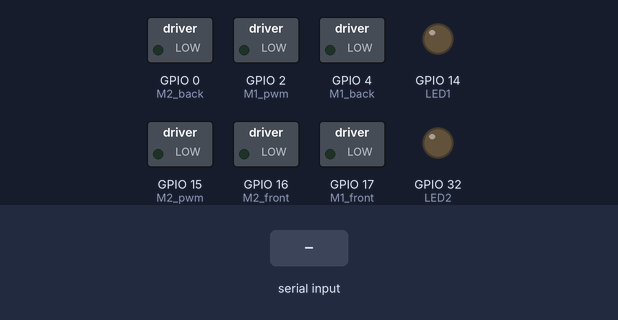
Simulated run of this sketch. Board: ESP32. On the bench: switched loads named in the sketch (green lamp = pin HIGH), output pins drawn as LEDs (lit = HIGH). Inputs (shaded band) come from the test bench. Nothing arrives over Bluetooth unless stated; what the sketch prints to the serial monitor is not drawn.

Above: at 1.2 s.
1.3 s: "I" received over the second serial link
At 2.0 s:
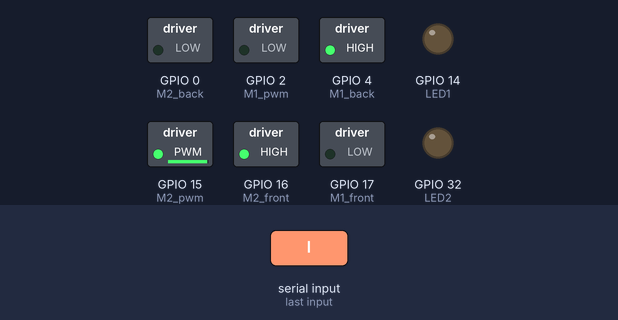
2.8 s: "H" received over the second serial link
At 3.1 s:
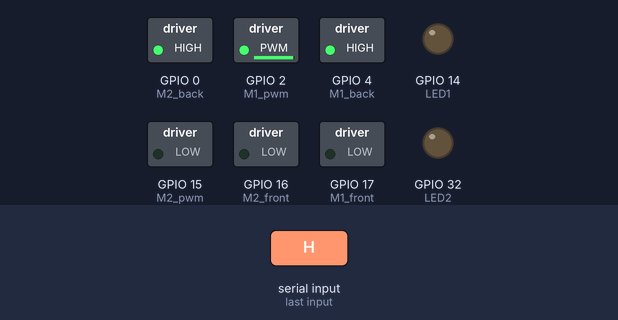
4.3 s: "J" received over the second serial link
At 5.5 s:
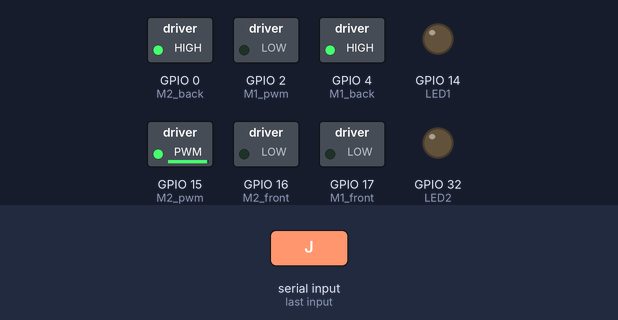
5.8 s: "S" received over the second serial link
At 6.7 s:
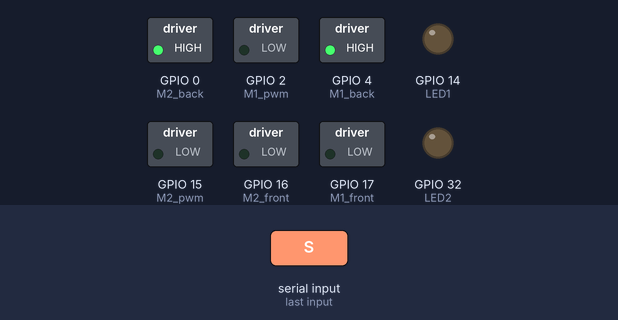
7.3 s: "W" received over the second serial link
At 7.8 s:
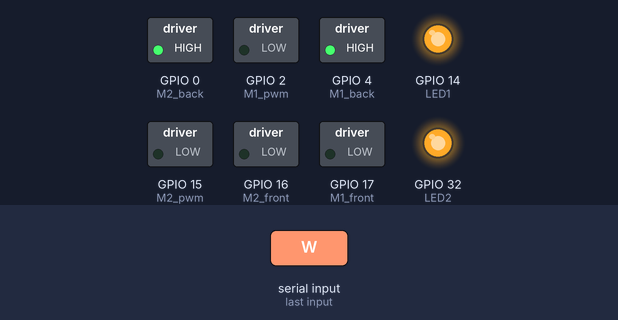
8.8 s: "F90\n" received over the second serial link
At 10.1 s:
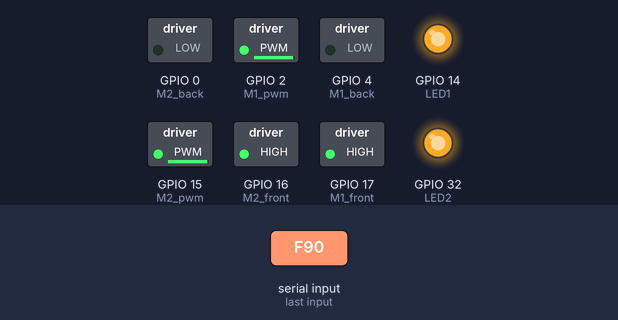
Timing chart, 0 to 11.3 s (numbered marks = the images above; inputs shaded):
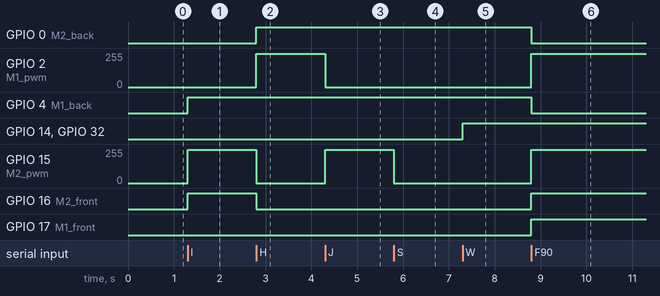

The sketch:

BL_Car_Full_Code.ino
```cpp
#include "BluetoothSerial.h"
BluetoothSerial SerialBT;
int LED1 = 14, LED2 = 32, speed = 10;
int M1_front = 17, M1_back = 4, M1_pwm = 2;
int M2_front = 16, M2_back = 0, M2_pwm = 15;

void setup() {
  Serial.begin(9600);
  SerialBT.begin("Bluetooth RC Car");
  Serial.print("BT Started!");
  ledcSetup(0, 1000, 8);
  ledcAttachPin(M1_pwm, 0);
  ledcSetup(1, 1000, 8);
  ledcAttachPin(M2_pwm, 1);
  pinMode(LED1, OUTPUT);
  pinMode(LED2, OUTPUT);
  pinMode(M1_front, OUTPUT);
  pinMode(M1_back, OUTPUT);
  pinMode(M2_front, OUTPUT);
  pinMode(M2_back, OUTPUT);
}

void loop() {
  if (SerialBT.available()) {
    char x = SerialBT.read();
    if (x == 'F') motor(25 * speed, 25 * speed);
    else if (x == 'B') motor(-25 * speed, -25 * speed);
    else if (x == 'L') motor(-25 * speed, 25 * speed);
    else if (x == 'R') motor(25 * speed, -25 * speed);
    else if (x == 'G') motor(0, 25 * speed);
    else if (x == 'I') motor(25 * speed, 0);
    else if (x == 'H') motor(0, -25 * speed);
    else if (x == 'J') motor(-25 * speed, 0);
    else if (x == 'S') motor(0, 0);
    else if (x == 'W') {
      digitalWrite(LED1, 1);
      digitalWrite(LED2, 1);
    } else if (x == 'w') {
      digitalWrite(LED1, 0);
      digitalWrite(LED2, 0);
    } else if (x >= '0' && x <= '9') speed = x - '0';
    else if (x == 'q') speed = 10;
  }
}

void motor(int a, int b) {
  if (a > 0) {
    digitalWrite(M2_front, 1);
    digitalWrite(M2_back, 0);
  }

  else {
    a = -a;
    digitalWrite(M2_front, 0);
    digitalWrite(M2_back, 1);
  }

  if (b > 0) {
    digitalWrite(M1_front, 1);
    digitalWrite(M1_back, 0);
  }

  else {
    b = -b;
    digitalWrite(M1_front, 0);
    digitalWrite(M1_back, 1);
  }
  ledcWrite(1, a);
  ledcWrite(0, b);
}
```

Measured:
- after the input at 1.3 s, GPIO 4 (M1_back), GPIO 16 (M2_front): LOW → HIGH at once; GPIO 15 (M2_pwm): 0/255 → 249/255 at once
- after the input at 2.8 s, GPIO 0 (M2_back): LOW → HIGH at once; GPIO 2 (M1_pwm): 0/255 → 249/255 at once; GPIO 15 (M2_pwm): 249/255 → 0/255 at once; GPIO 16 (M2_front): HIGH → LOW at once
- after the input at 4.3 s, GPIO 2 (M1_pwm): 249/255 → 0/255 at once; GPIO 15 (M2_pwm): 0/255 → 249/255 at once
- after the input at 5.8 s, GPIO 15 (M2_pwm): 249/255 → 0/255 at once
- after the input at 7.3 s, GPIO 14 (LED1), GPIO 32 (LED2): LOW → HIGH at once
- after the input at 8.8 s, GPIO 0 (M2_back), GPIO 4 (M1_back): HIGH → LOW at once; GPIO 2 (M1_pwm), GPIO 15 (M2_pwm): 0/255 → 249/255 at once; GPIO 16 (M2_front), GPIO 17 (M1_front): LOW → HIGH at once
